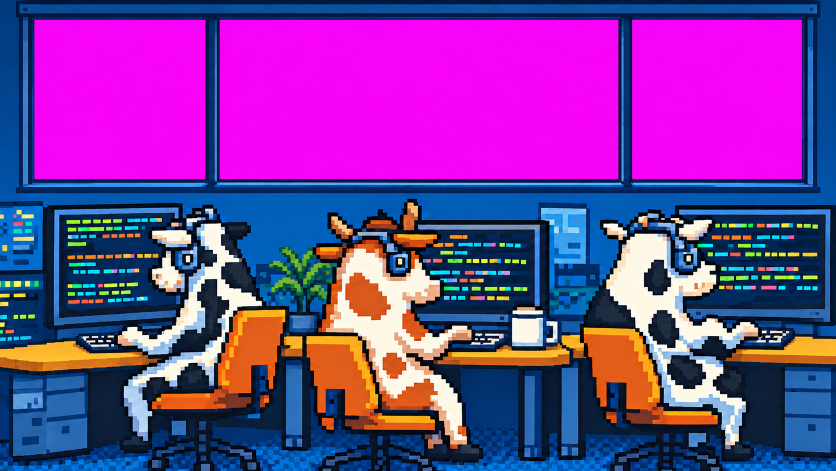
#> input picture raw/cows/office.png, 1672 x 941 px (shown at 1/2 size)
$ python compose-defaults.py
#> lines starting #> are read from the running program, lines starting #| are printed output that depends on the picture; after the words box and inside, x2 and y2 are one past the last pixel; in counts of white or black regions, pixels touching at a corner belong together
#!/usr/bin/env python3
"""Build the default backgrounds and the idle image from one office scene.

raw/cows/office.png has flat magenta window panes. Each season's view from raw/seasons/ shows through
them, so the room is identical in all four images. Output is committed, so a build doesn't need Python.

Usage: uv run --with Pillow --with numpy python scripts/compose-defaults.py
"""
import pathlib

import numpy as np
from PIL import Image, ImageDraw, ImageFilter, ImageFont

ROOT = pathlib.Path(__file__).resolve().parents[1]
SEASONS = ("spring", "summer", "autumn", "winter")
OUTPUT = (1920, 1080)
WINDOW_BOTTOM = 0.42  # the window ends above this fraction of the image's height
HORIZON = 0.45  # how far down each view the visible band of it is centered
IDLE_BRIGHTNESS = 0.45
IDLE_PANES = (10, 16, 38)
IDLE_TEXT = "Moobility Cam isn't running"
TEXT_SCALE = 4  # a small bitmap font scaled up with hard edges, to match the pixel art


def office_and_mask() -> tuple[Image.Image, Image.Image]:
    office = Image.open(ROOT / "raw/cows/office.png").convert("RGB")
    a = np.asarray(office).astype(int)
    panes = (a[..., 0] > 170) & (a[..., 1] < 110) & (a[..., 2] > 170)
    panes[round(a.shape[0] * WINDOW_BOTTOM):] = False  # the monitors have pink bars of code
    mask = Image.fromarray((panes * 255).astype(np.uint8)).resize(OUTPUT, Image.LANCZOS)
    # Grow slightly so no magenta fringe survives the upscale.
    mask = mask.filter(ImageFilter.MaxFilter(5))
    return office.resize(OUTPUT, Image.LANCZOS), mask


def window_box(mask: Image.Image) -> tuple[int, int, int, int]:
    box = mask.getbbox()
    assert box, "no window panes found in the office image"
    return box


def view_for(season: str, box: tuple[int, int, int, int]) -> Image.Image:
    """The season's view, covering the window area, on a full-size canvas."""
    view = Image.open(ROOT / f"raw/seasons/{season}.png").convert("RGB")
    w, h = box[2] - box[0], box[3] - box[1]
    scale = max(w / view.width, h / view.height)
    scaled = view.resize((round(view.width * scale), round(view.height * scale)), Image.LANCZOS)
    left = (scaled.width - w) // 2
    top = min(max(round(scaled.height * HORIZON) - h // 2, 0), scaled.height - h)
    canvas = Image.new("RGB", OUTPUT)
    canvas.paste(scaled.crop((left, top, left + w, top + h)), box[:2])
    return canvas


def idle(office: Image.Image, mask: Image.Image, box: tuple[int, int, int, int]) -> Image.Image:
    dim = office.point(lambda v: round(v * IDLE_BRIGHTNESS))
    dim.paste(Image.new("RGB", OUTPUT, IDLE_PANES), mask=mask)
    font = ImageFont.load_default(size=11)
    left, top, right, bottom = font.getbbox(IDLE_TEXT)
    line = Image.new("L", (right - left + 2, bottom - top + 2), 0)
    ImageDraw.Draw(line).text((-left + 1, -top + 1), IDLE_TEXT, fill=255, font=font)
    line = line.point(lambda v: 255 if v > 110 else 0)
    line = line.resize((line.width * TEXT_SCALE, line.height * TEXT_SCALE), Image.NEAREST)
    x = (box[0] + box[2] - line.width) // 2
    y = (box[1] + box[3] - line.height) // 2
    dim.paste(Image.new("RGB", line.size, (235, 238, 245)), (x, y), line)
    return dim


def main() -> None:
    office, mask = office_and_mask()
#> in office_and_mask, office is the input picture: PIL image 1672x941 RGB; mean R, G, B 116.7, 60, 152.5
#> in office_and_mask, `panes = (a[..., 0] > 170) & (a[..., 1] < 110) & (a[..., 2] > 170)`:
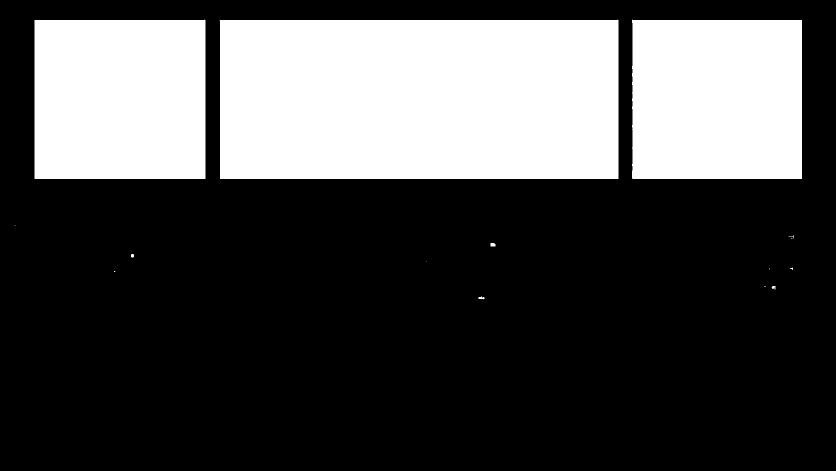
#> panes: shape (941, 1672) bool (shown at 1/2 size); 29.9% white; 15 white regions (8 under 20 px), largest, box (x1, y1, x2, y2) and area: (439, 39, 1237, 358) 253448, (69, 39, 411, 358) 108757, (1264, 39, 1604, 358) 107868
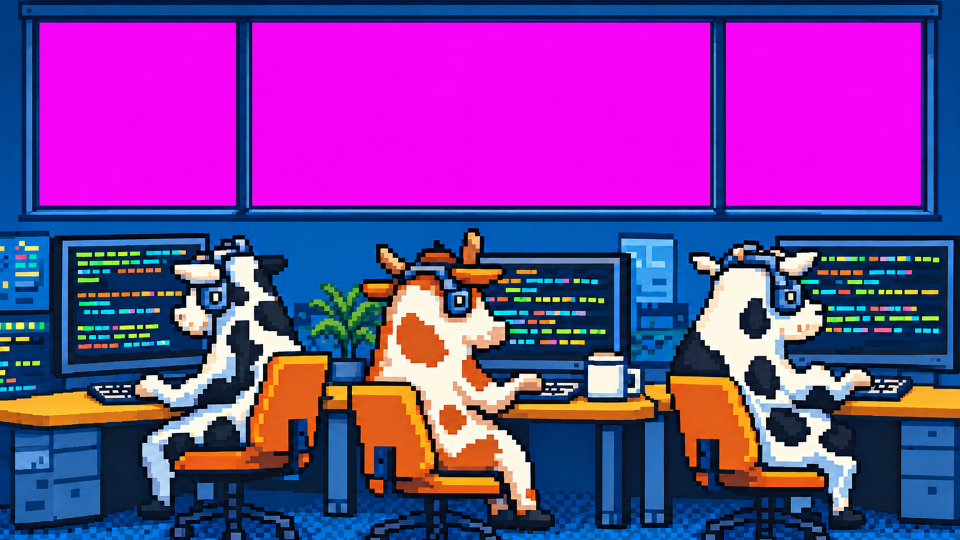
#> office: PIL image 1920x1080 RGB (shown at 1/2 size); mean R, G, B 116.8, 60, 152.5
    box = window_box(mask)
#> in window_box, `box = mask.getbbox()`: box = (75, 40, 1847, 416)
#> box = (75, 40, 1847, 416)
    for season in SEASONS:
        image = office.copy()
        image.paste(view_for(season, box), mask=mask)
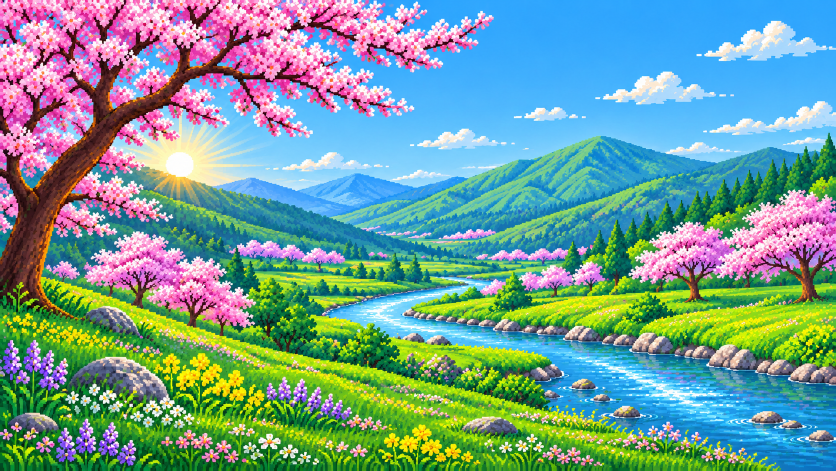
#> input picture raw/seasons/spring.png, 1672 x 941 px (shown at 1/2 size)
#> in view_for, view is the input picture: PIL image 1672x941 RGB; mean R, G, B 116.1, 157.6, 151.3
#> in view_for, `w, h = box[2] - box[0], box[3] - box[1]`: w = 1772; h = 376
#> in view_for, `scale = max(w / view.width, h / view.height)`: scale = 1.06
#> in view_for, `scaled = view.resize((round(view.width * scale), round(view.height * s..`:
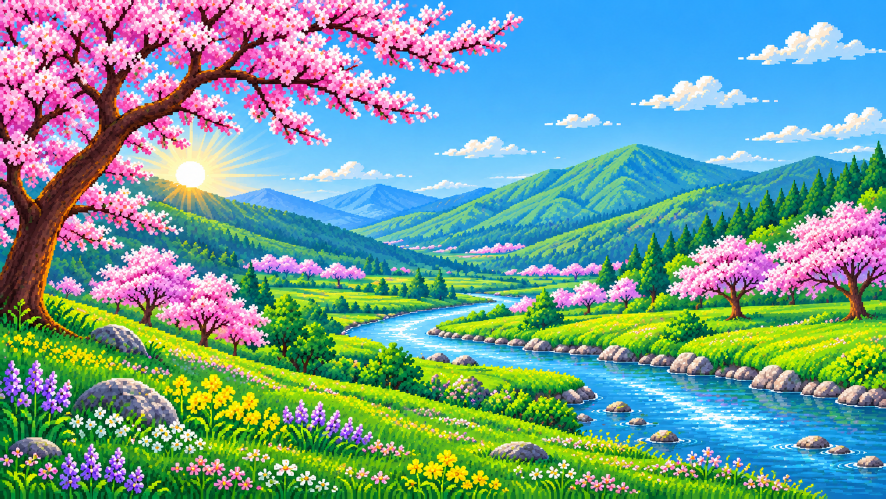
#> scaled: PIL image 1772x997 RGB (shown at 1/2 size); mean R, G, B 116, 157.6, 151.3
#> in view_for, `left = (scaled.width - w) // 2`: left = 0
#> in view_for, `top = min(max(round(scaled.height * HORIZON) - h // 2, 0), scaled.heig..`: top = 261
#> in view_for, `canvas = Image.new("RGB", OUTPUT)`: canvas: PIL image 1920x1080 RGB; every value is 0
#> in view_for, `canvas.paste(scaled.crop((left, top, left + w, top + h)), box[:2])`:
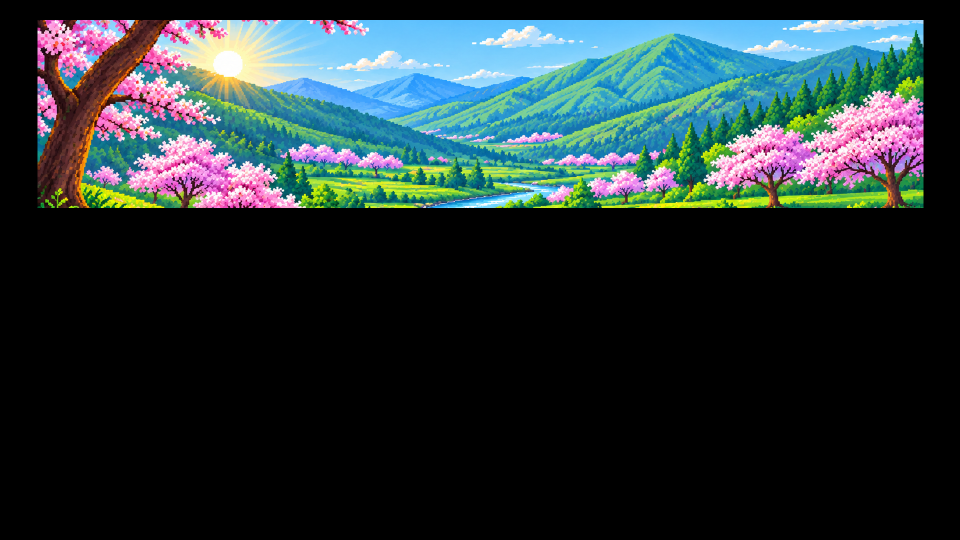
#> canvas: PIL image 1920x1080 RGB (shown at 1/2 size); mean R, G, B 37.9, 50.6, 52.7
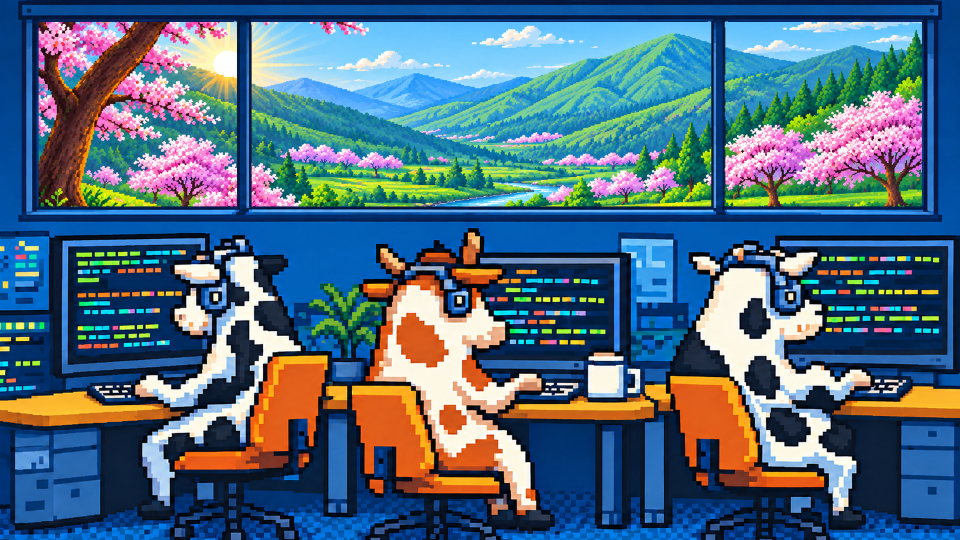
#> image: PIL image 1920x1080 RGB (shown at 1/2 size); mean R, G, B 78.5, 106.8, 128.1
        image.save(ROOT / f"App/Seasons/{season}.jpg", quality=90, optimize=True)
#> pass 2 of the loop in main, `for season in SEASONS:`:
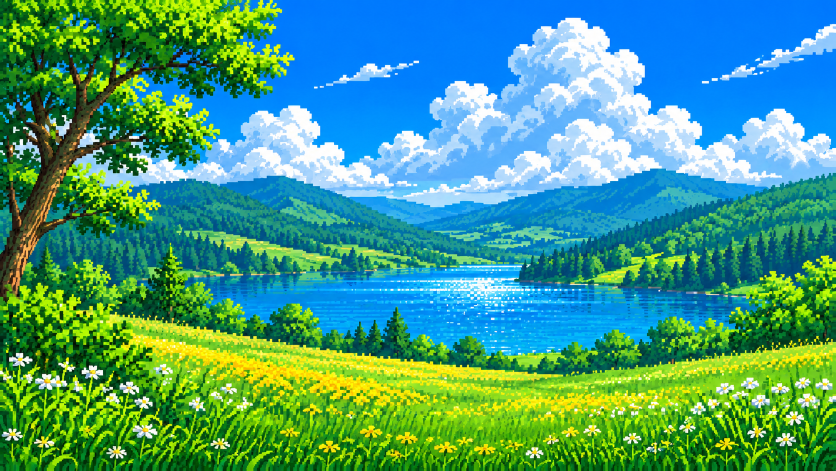
#> input picture raw/seasons/summer.png, 1672 x 941 px (shown at 1/2 size)
#> in view_for, view is the input picture: PIL image 1672x941 RGB; mean R, G, B 71.1, 156.3, 129.8
#> in view_for (call 2), `canvas.paste(scaled.crop((left, top, left + w, top + h)), box[:2])`:
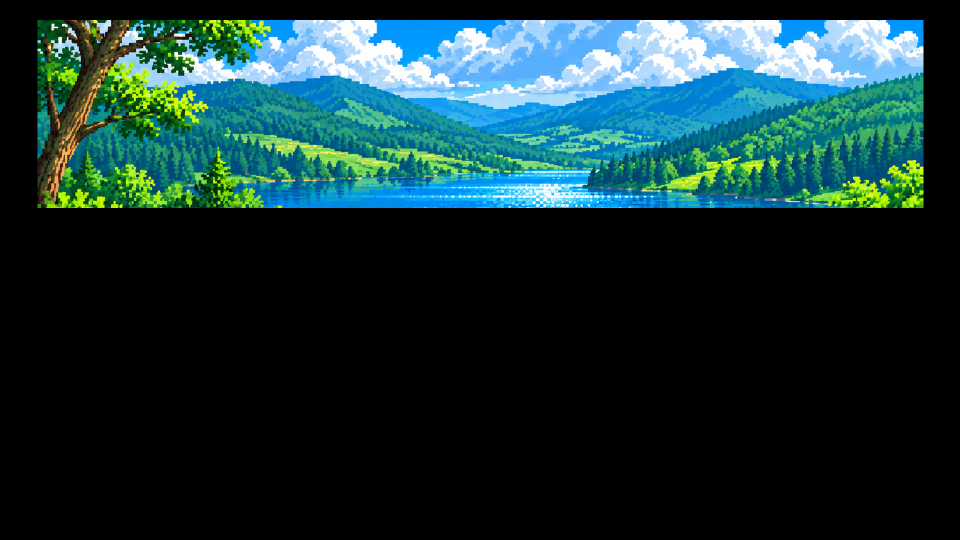
#> canvas: PIL image 1920x1080 RGB (shown at 1/2 size); mean R, G, B 23.4, 50.3, 51.9
#> in main, `image.paste(view_for(season, box), mask=mask)`:
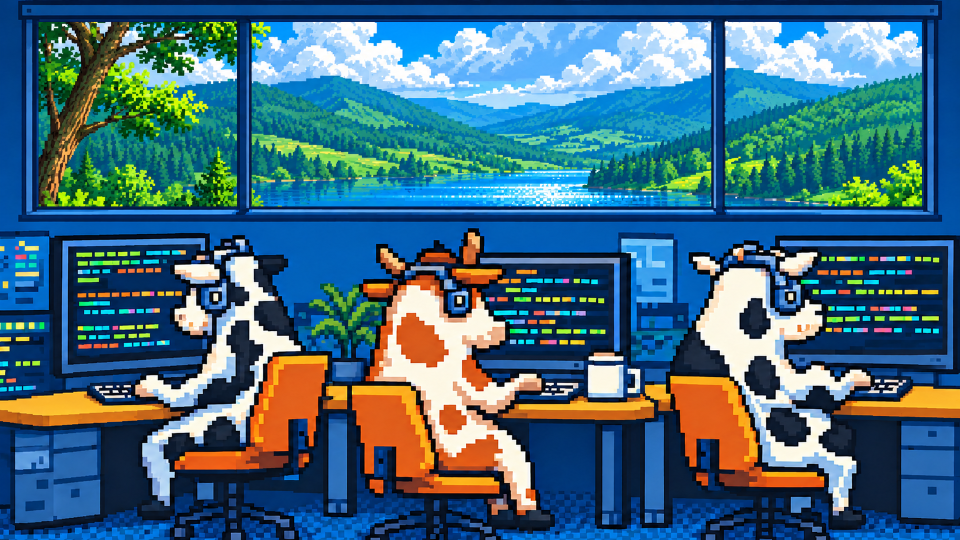
#> image: PIL image 1920x1080 RGB (shown at 1/2 size); mean R, G, B 65.2, 106.7, 127.3
#> pass 3 of the loop in main, `for season in SEASONS:`:
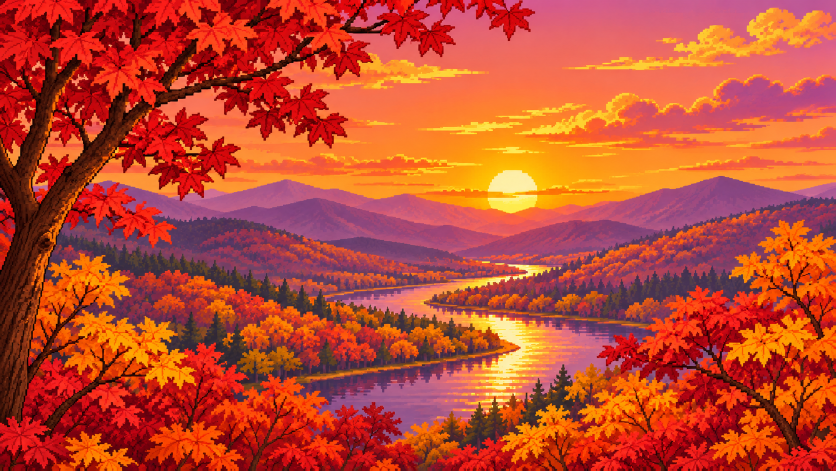
#> input picture raw/seasons/autumn.png, 1672 x 941 px (shown at 1/2 size)
#> in view_for, view is the input picture: PIL image 1672x941 RGB; mean R, G, B 189.7, 73.5, 49.3
#> in view_for (call 3), `canvas.paste(scaled.crop((left, top, left + w, top + h)), box[:2])`:
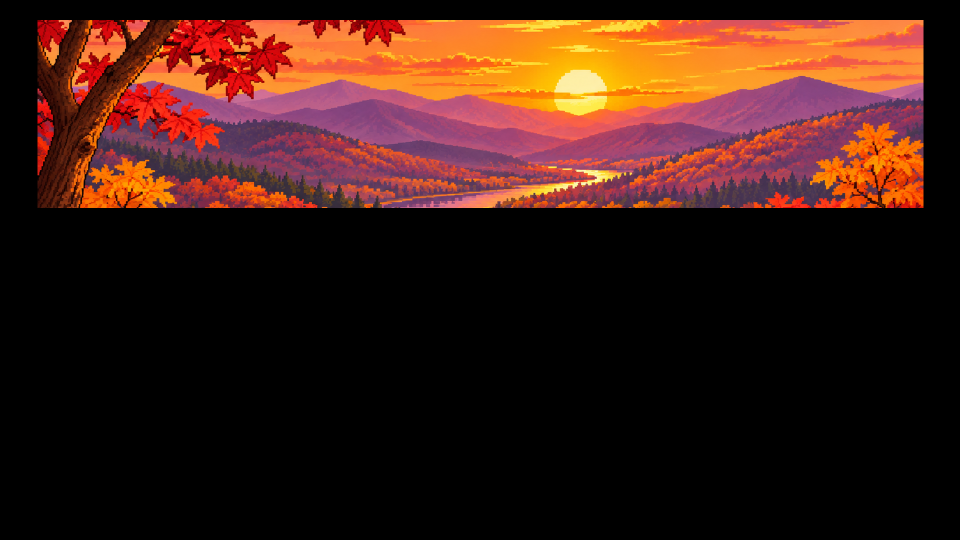
#> canvas: PIL image 1920x1080 RGB (shown at 1/2 size); mean R, G, B 59.9, 28.2, 19.8
#> in main, `image.paste(view_for(season, box), mask=mask)`:
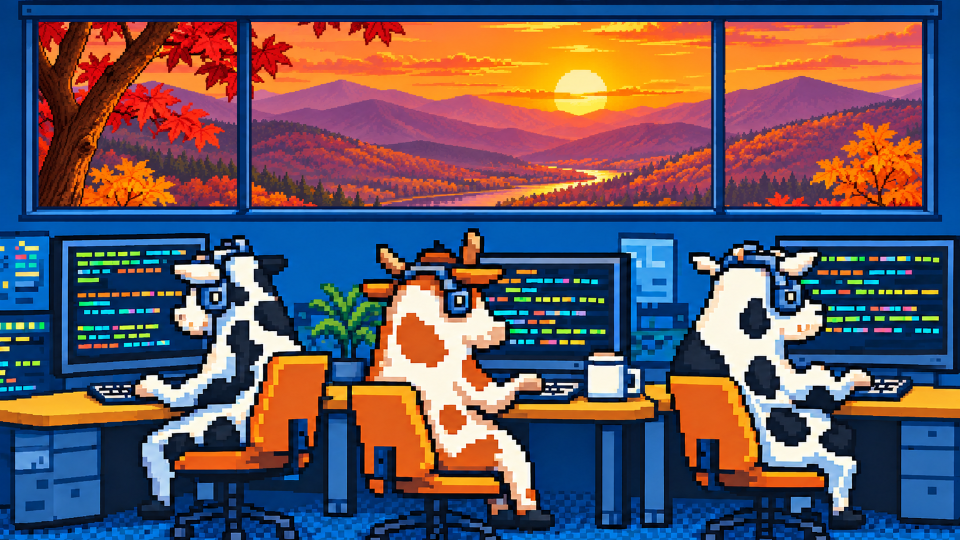
#> image: PIL image 1920x1080 RGB (shown at 1/2 size); mean R, G, B 99.7, 85.9, 96.9
#> the loop made 4 passes; the first 3 are shown
    idle(office, mask, box).save(ROOT / "Extension/idle.png", optimize=True)


if __name__ == "__main__":
#> (the run stopped early here; a loop or call above may not have finished)
